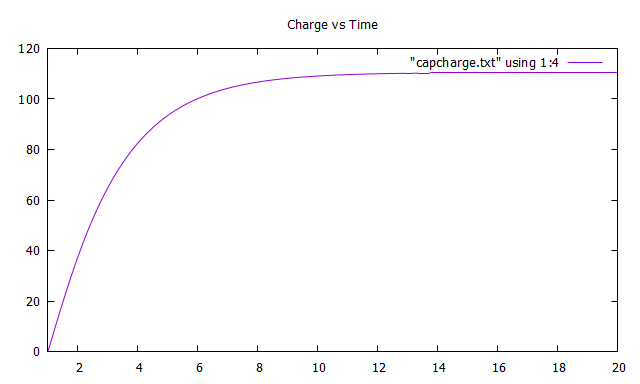

The script that drew this image:
set xrange[1:20]
set title "Charge vs Time"
plot "capcharge.txt" using 1:4 with lines
